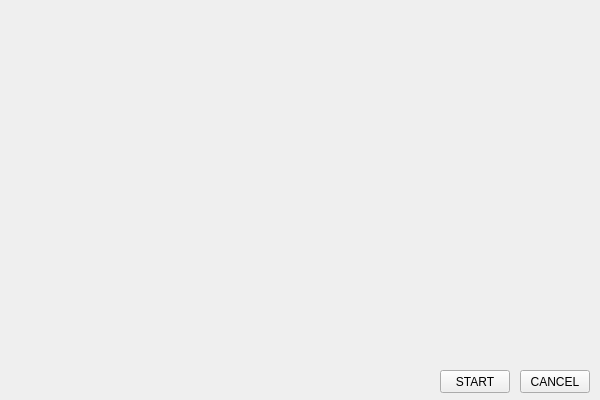
<?xml version="1.0" encoding="UTF-8"?>
<ui version="4.0">
 <class>Form</class>
 <widget class="QWidget" name="Form">
  <property name="geometry">
   <rect>
    <x>0</x>
    <y>0</y>
    <width>600</width>
    <height>400</height>
   </rect>
  </property>
  <property name="windowTitle">
   <string>Form</string>
  </property>
  <widget class="QPushButton" name="pushButton">
   <property name="geometry">
    <rect>
     <x>440</x>
     <y>370</y>
     <width>70</width>
     <height>23</height>
    </rect>
   </property>
   <property name="text">
    <string>START</string>
   </property>
  </widget>
  <widget class="QPushButton" name="pushButton_2">
   <property name="geometry">
    <rect>
     <x>520</x>
     <y>370</y>
     <width>70</width>
     <height>23</height>
    </rect>
   </property>
   <property name="text">
    <string>CANCEL</string>
   </property>
  </widget>
 </widget>
 <resources/>
 <connections>
  <connection>
   <sender>pushButton</sender>
   <signal>clicked()</signal>
   <receiver>Form</receiver>
   <slot>btn_second_to_main()</slot>
   <hints>
    <hint type="sourcelabel">
     <x>440</x>
     <y>370</y>
    </hint>
    <hint type="destinationlabel">
     <x>153</x>
     <y>160</y>
    </hint>
   </hints>
  </connection>
  <connection>
   <sender>pushButton_2</sender>
   <signal>clicked()</signal>
   <receiver>Form</receiver>
   <slot>btn_second_to_main()</slot>
   <hints>
    <hint type="sourcelabel">
     <x>539</x>
     <y>377</y>
    </hint>
    <hint type="destinationlabel">
     <x>551</x>
     <y>330</y>
    </hint>
   </hints>
  </connection>
 </connections>
 <slots>
  <slot>btn_second_to_main()</slot>
 </slots>
</ui>
